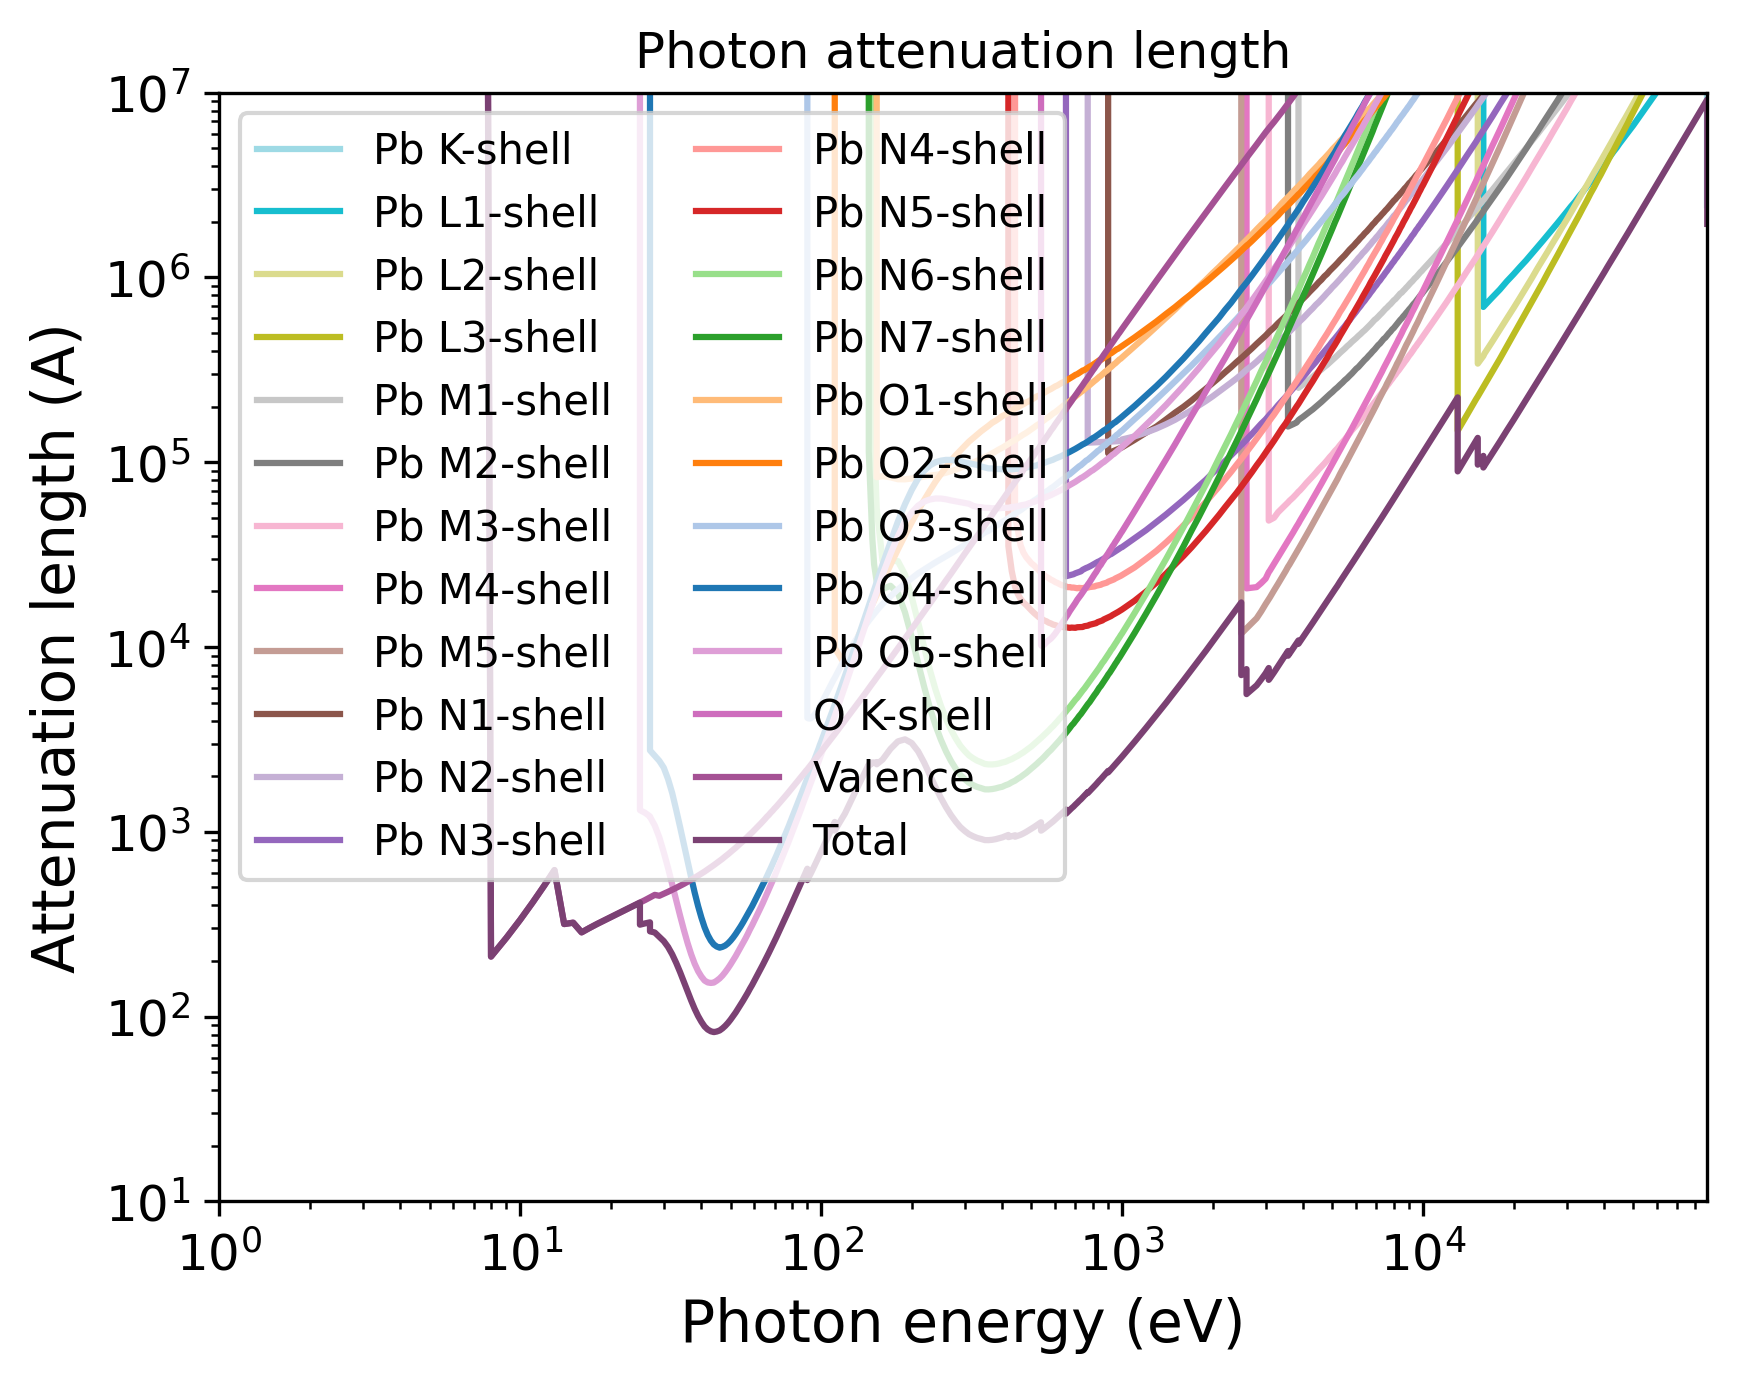

Source code (Python):
import pandas as pd
import numpy as np
import matplotlib.pyplot as plt
import matplotlib.cm as cm
# Set the format:
plt.xlabel("Photon energy (eV)", fontsize=14)
plt.ylabel("Attenuation length (A)", fontsize=14)
plt.xticks(fontsize=12)
plt.yticks(fontsize=12)
plt.grid(False)
# Set the axes:
# Read the output file:
df = pd.read_csv(r"OUTPUT_PbO_Photon_IMFP.dat", sep=r'\s+', header=None, comment="#", skipinitialspace=True)
plt.xscale("log")
plt.yscale("log")
# Prepare the plot:
columns_to_plot = [ 1, 2, 3, 4, 5, 6, 7, 8, 9, 10, 11, 12, 13, 14, 15, 16, 17, 18, 19, 20, 21, 22, 23, 24]
labels = [ "Pb K-shell", "Pb L1-shell", "Pb L2-shell", "Pb L3-shell", "Pb M1-shell", "Pb M2-shell", "Pb M3-shell", "Pb M4-shell", "Pb M5-shell", "Pb N1-shell", "Pb N2-shell", "Pb N3-shell", "Pb N4-shell", "Pb N5-shell", "Pb N6-shell", "Pb N7-shell", "Pb O1-shell", "Pb O2-shell", "Pb O3-shell", "Pb O4-shell", "Pb O5-shell", "O K-shell", "Valence", "Total"]
# Create N distinct colors from a colormap
N = len(columns_to_plot)
colors = np.vstack([plt.cm.tab20(np.linspace(1, 0, 20)), plt.cm.tab20b(np.linspace(1, 0, 20))])
# Set line styles:
linestyles = [ "-", "-", "-", "-", "-", "-", "-", "-", "-", "-", "-", "-", "-", "-", "-", "-", "-", "-", "-", "-", "-", "-", "-", "-"]
for i, col in enumerate(columns_to_plot):
    color = colors[i % len(colors)]
    ls    = linestyles[i % len(linestyles)]
    label = labels[i % len(labels)]
    plt.plot(df.iloc[:, 0], df.iloc[:, col],
    color=color,
    label=label,
    linestyle=ls)
plt.xlim(1.00000000,88011.00100000)
plt.ylim(10.00000000,10000000.00000000)
plt.title("Photon attenuation length")
plt.legend(loc="best", fontsize=10, ncol=2)
# Save the plot in this format:
plt.savefig("OUTPUT_MFP_photon.png", dpi=300, bbox_inches="tight")
